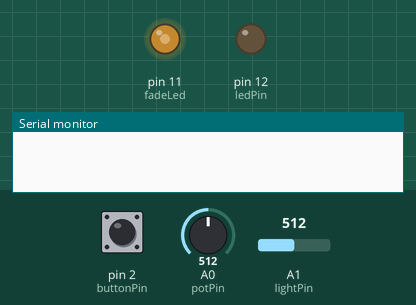
The sketch below on a simulated Arduino Uno, built with avr-gcc and run on an emulated ATmega328P. On the bench: output pins drawn as LEDs (lit = HIGH), the last lines printed to the serial monitor. The inputs (shaded band) are chosen by the test bench; at power-on: pin 2 (buttonPin) LOW, A1 (lightPin) = 512, A0 (potPin) = 512.

Above: at 1.25 s.
1.3 s: pin 2 (buttonPin) pulled HIGH for 0.15 s
At 2.5 s:
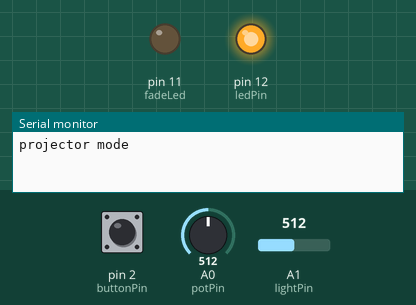
2.9 s: pin 2 (buttonPin) pulled HIGH for 1 s
At 6.4 s:
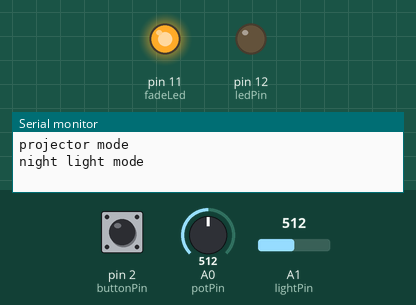
6.8 s: A1 (lightPin) set to 530
At 9.58 s:
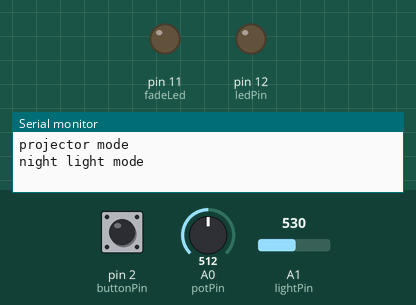
9.8 s: A0 (potPin) set to 547
At 10.55 s:
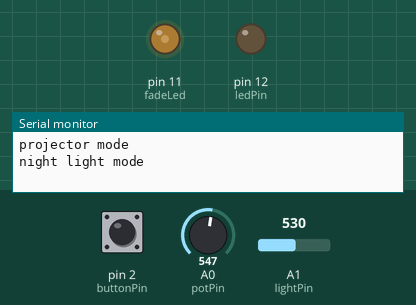
12.8 s: A0 (potPin) set to 511
At 13.55 s:
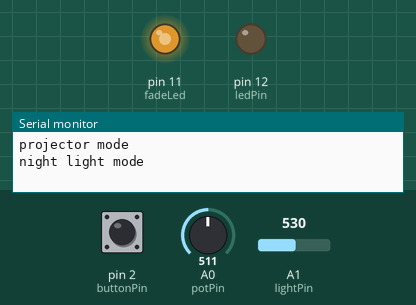
15.8 s: A0 (potPin) set to 716
At 19.5 s:
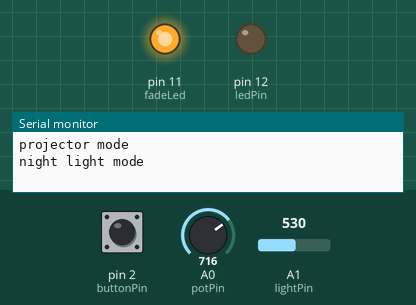
Timing chart, 0 to 19.8 s (numbered marks = the images above; inputs shaded):
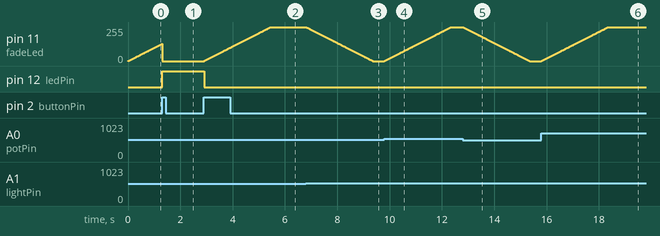

Measured:
- the behaviour switches between 512 and 513 on A1 (lightPin) (found by bisection; images 2 and 3)
- the behaviour switches between 529 and 530 on A0 (potPin) (found by bisection; images 3 and 4)
- after the input at 1.3 s, pin 12 (ledPin): LOW → HIGH at once
- after the input at 2.9 s, pin 11 (fadeLed): moves from 0/255 to 255/255 over 2.5 s, starting at once; pin 12 (ledPin): HIGH → LOW at once
- after the input at 6.8 s, pin 11 (fadeLed): moves from 255/255 to 0/255 over 2.5 s, starting at once
- after the input at 9.8 s, pin 11 (fadeLed): moves from 0/255 to 255/255 over 2.5 s, starting at once
- after the input at 12.8 s, pin 11 (fadeLed): moves from 255/255 to 0/255 over 2.6 s, starting at once
- after the input at 15.8 s, pin 11 (fadeLed): moves from 0/255 to 255/255 over 2.5 s, starting at once

The sketch:

advanced_programming_2.ino
```cpp
//create variables for pins
const int buttonPin = 2;
const int ledPin =  12;
const int fadeLed = 11;
const int potPin = 0;
const int lightPin = 1;

// Time code
unsigned long previousMillis = 0;
const long interval = 10;

// LED fading variables
boolean fadeUp = true;
int fadeLevel = 0;

//LED blinking variables
int ledState = LOW;

//button variables
int buttonState = 0;
int prevButtonState = LOW;
boolean pressed = false;

//analog sensor variables
int lightVar = 0;
int potVar = 0;

//state machine variables
int stateVar;

void setup() {
  // set up pins
  pinMode(ledPin, OUTPUT);
  pinMode(buttonPin, INPUT);
  pinMode(fadeLed, OUTPUT);

  Serial.begin(9600);
}

void loop() {
  unsigned long currentMillis = millis(); // What time is it?

  // Check the button and if it was just pressed, advanced stateVar
  buttonState = digitalRead(buttonPin);
  if (buttonState == HIGH && prevButtonState == LOW) {
    delay(5);
    stateVar++;
    if (stateVar >= 4) stateVar = 0;
  }
  prevButtonState = buttonState;

  // Do differnt things depending on stateVar
  switch (stateVar) {
    case 0:
      //check sensors
      potVar = analogRead(potPin);
      lightVar = analogRead(lightPin);

      //logic
      if ( lightVar <= potVar ) {
        fadeUp = true;
      } else {
        fadeUp = false;
      }

      //display
      if (currentMillis - previousMillis >= interval) {
        previousMillis = currentMillis;
        // Serial.println();
        if (fadeUp == true) {
          if (fadeLevel != 255) fadeLevel++;
        } else {
          if (fadeLevel != 0) fadeLevel--;
        }
      }
      break;
    case 1:
      Serial.println("projector mode");
      fadeLevel = 0;
      stateVar = 2;
    case 2:
      ledState = HIGH;
      break;
    case 3:
      Serial.println("night light mode");
      ledState = LOW;
      stateVar = 0;
      break;
  }


  //write to the LED pins
  digitalWrite(ledPin, ledState);
  analogWrite(fadeLed, fadeLevel);


}
```
